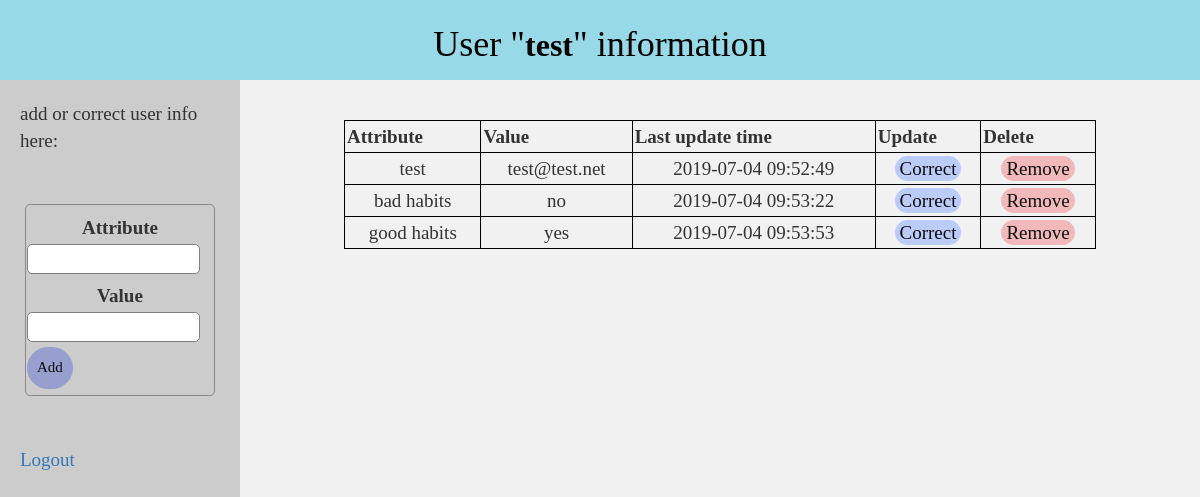
The page /attradd.php (signed in) on the database its author committed.
### tables this page shows
CREATE TABLE `test` (
  `id` int(11) NOT NULL,
  `attribute` varchar(30) NOT NULL,
  `value` varchar(30) NOT NULL,
  `email` varchar(70) NOT NULL,
  `updatetime` timestamp NOT NULL DEFAULT current_timestamp() ON UPDATE current_timestamp()
);

### public/serverattr.php (called while the page is built, shortened)
<?php
	$attribute = "";
	$value = "";
	$update = false;
	$table = $_SESSION['username'];
    ?>

### public/attradd.php (the view, shortened to what this page needs)
<?php  include('serverattr.php'); ?>
<!DOCTYPE html>
<html>
<head>
    <link rel="stylesheet" href="https://maxcdn.bootstrapcdn.com/bootstrap/3.3.6/css/bootstrap.min.css" />
    <link rel="stylesheet" type="text/css" href="../styles/admstyle.css">
</head>
<body>
<header>
	<h1 style="text-align: center;">User "<strong style="font-size:32px; color:black;"><?php echo $table ?></strong>" information</h1>
</header>
<section>
	<nav>
<p>add or correct user info here:</p>
	<form method="post" action="serverattr.php" >
				<div class="input-group">
					<label>Attribute</label>
					<input type="text" name="attribute" value="<?php echo $attribute; ?>">
				</div>
				<div class="input-group">
					<label>Value</label>
					<input type="text" name="value" value="<?php echo $value; ?>">
				</div>
				<div class="input-group">
					<?php if ($update == true): ?>
						<button class="btn" type="submit" name="update" style="background: #556B2F;" >update</button>
					<?php else: ?>
						<button class="btn" type="submit" name="save" >Add</button>
					<?php endif ?>
				</div>
		</form>
		<a class="float-right" href="logout.php"> Logout </a>
	</nav>
	<article>
	<?php
	$results = mysqli_query($db, "SELECT * FROM $table"); ?>
	<table>
		<thead>
			<tr>
				<th>Attribute</th>
				<th>Value</th>
				<th>Last update time</th>
				<th>Update</th>
				<th colspan="2">Delete</th>
			</tr>
		</thead>
		<?php while ($row = mysqli_fetch_array($results)) { ?>
			<tr>
				<td><?php echo $row['attribute']; ?></td>
				<td><?php echo $row['value']; ?></td>
				<td><?php echo $row['updatetime']; ?></td>
				<td>
					<a href="attradd.php?edit=<?php echo $row['id']; ?>" class="edit_btn" >Correct</a>
				</td>
				<td>
					<a href="serverattr.php?del=<?php echo $row['id']; ?>" class="del_btn">Remove</a>
				</td>
			</tr>
		<?php } ?>
	</table>
</section>
</body>
</html>

### styles/admstyle.css (style rules this page uses)
body { font-size: 19px; }
h1 { color:black; }
table { width: 80%; margin: 30px auto; border-collapse: collapse; text-align: center; border: 1px solid black; }
tr { border-bottom: 1px solid #cbcbcb; border: 1px solid black; }
th, td { border: none; height: 30px; padding: 2px; border: 1px solid black; }
form { width: 95%; margin: 50px auto; text-align: left; padding: 1px; border: 1px solid #8d8989; border-radius: 5px; }
.input-group { margin: 5px 0px 5px 0px; }
.input-group label { display: block; text-align: center; margin: 3px; }
.input-group input { height: 30px; width: 93%; padding: 5px 10px; font-size: 16px; border-radius: 5px; border: 1px solid gray; }
.btn { padding: 10px; font-size: 15px; color: rgb(17, 15, 15); background: rgb(151, 159, 207); border: none; border-radius: 25px; }
.edit_btn { text-decoration: none; padding: 2px 5px; background: rgb(188, 204, 248); color: rgb(12, 11, 11); border-radius: 33px; }
.del_btn { text-decoration: none; padding: 2px 5px; color: rgb(15, 15, 15); border-radius: 33px; background: #f1b9b9; }
* { box-sizing: border-box; }
body { font-family: 'Times New Roman', Times, serif; }
header { background-color: rgb(151, 217, 231); padding: 5px; text-align: center; font-size: 25px; color: rgb(14, 13, 13); }
nav { float: left; width: 20%; height: 100vh; background: #ccc; padding: 20px; }
article { float: left; padding: 10px; width: 80%; background-color: #f1f1f1; height: 100vh; }
section:after { content: ""; display: table; clear: both; }

### rows shown on the page
test: attribute "test", value "test@test.net", updatetime "2019-07-04 09:52:49"
test: attribute "bad habits", value "no", updatetime "2019-07-04 09:53:22"
test: attribute "good habits", value "yes", updatetime "2019-07-04 09:53:53"

### other values the page prints
$table "test"
